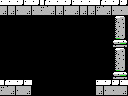

A 2D game scene composited from a Tiled map and its tileset images. What follows is a short description and the map's XML, with every tile layer's data as written:
An orthogonal 16x12 tile map with 8x8 px tiles, 1 tile layer (Tile Layer 1) and 7 objects (2x breakable-right, 2x door-right, item, big-item, 4x4-item).

<map version="1.0" orientation="orthogonal" renderorder="right-down" width="16" height="12" tilewidth="8" tileheight="8" nextobjectid="8">
 <properties>
  <property name="down" value="hole" />
  <property name="left" value="hole" />
 </properties>
 <tileset firstgid="1" name="tiles" tilewidth="8" tileheight="8" tilecount="256" columns="16">
  <image source="tiles.png" width="128" height="128" />
 </tileset>
 <layer name="Tile Layer 1" width="16" height="12">
  <data encoding="csv">
156,156,247,156,247,151,156,156,247,156,156,156,151,156,247,247,
152,152,153,152,153,153,152,152,153,152,152,152,153,152,153,153,
1,1,1,1,1,1,1,1,1,1,1,1,1,1,196,197,
1,1,1,1,1,1,1,1,1,1,1,1,1,1,212,213,
1,1,1,1,1,1,1,1,1,1,1,1,1,1,228,229,
1,1,1,1,1,1,1,1,1,1,1,1,1,1,244,245,
1,1,1,1,1,1,1,1,1,1,1,1,1,1,196,197,
1,1,1,1,1,1,1,1,1,1,1,1,1,1,212,213,
1,1,1,1,1,1,1,1,1,1,1,1,1,1,228,229,
1,1,1,1,1,1,1,1,1,1,1,1,1,1,244,245,
151,156,247,156,1,1,1,1,1,1,1,1,156,247,247,156,
153,152,153,152,1,1,1,1,1,1,1,1,152,153,153,152
</data>
 </layer>
 <objectgroup name="objects">
  <object id="1" type="item" x="96" y="64" width="16" height="16" />
  <object id="2" type="big-item" x="0" y="56" width="32" height="24" />
  <object id="3" type="breakable-right" x="112" y="48" width="16" height="32" />
  <object id="4" type="breakable-right" x="112" y="16" width="16" height="32" />
  <object id="5" type="door-right" x="112" y="16" width="16" height="24" />
  <object id="6" type="door-right" x="112" y="48" width="16" height="24" />
  <object id="7" type="4x4-item" x="0" y="48" width="32" height="32" />
 </objectgroup>
</map>
